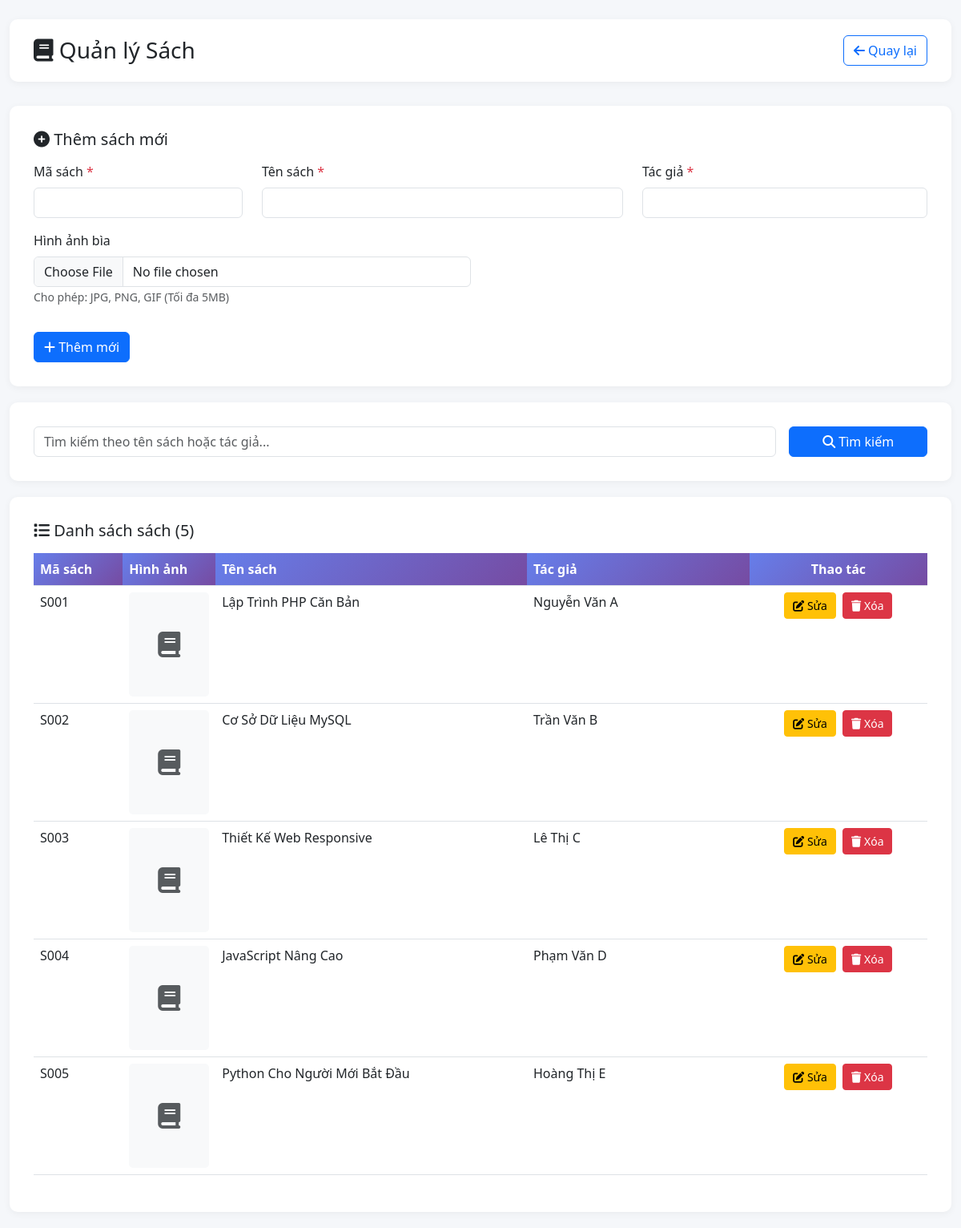
The page /quan_ly_sach.php (signed in) on the database its author committed.
### tables this page shows
CREATE TABLE Sach (
    MaSach VARCHAR(10) PRIMARY KEY,
    TenSach VARCHAR(200) NOT NULL,
    TacGia VARCHAR(100) NOT NULL,
    HinhAnh VARCHAR(255)
);

### quan_ly_sach.php (the view, shortened to what this page needs)
<?php
require_once 'db_config.php';
$editBook = null;
$search = isset($_GET['search']) ? escape($conn, $_GET['search']) : '';
$sql = "SELECT * FROM Sach";
$sql .= " ORDER BY MaSach";
$sachList = $conn->query($sql);
?>
<!DOCTYPE html>
<html lang="vi">
<head>
    <link href="https://cdn.jsdelivr.net/npm/bootstrap@5.3.0/dist/css/bootstrap.min.css" rel="stylesheet">
    <link href="https://cdnjs.cloudflare.com/ajax/libs/font-awesome/6.4.0/css/all.min.css" rel="stylesheet">
</head>
<body>
    <div class="container-fluid mt-4">
        <div class="header-bar">
            <div class="row align-items-center">
                <div class="col">
                    <h3 class="mb-0"><i class="fas fa-book"></i> Quản lý Sách</h3>
                </div>
                <div class="col-auto">
                    <a href="admin_dashboard.php" class="btn btn-outline-primary">
                        <i class="fas fa-arrow-left"></i> Quay lại
                    </a>
                </div>
            </div>
        </div>
        <div class="content-card">
            <h5 class="mb-3">
                <i class="fas <?php echo $editBook ? 'fa-edit' : 'fa-plus-circle'; ?>"></i>
                <?php echo $editBook ? 'Sửa thông tin sách' : 'Thêm sách mới'; ?>
            </h5>
            <form method="POST" enctype="multipart/form-data">
                <div class="row">
                    <div class="col-md-3">
                        <div class="mb-3">
                            <label class="form-label">Mã sách <span class="text-danger">*</span></label>
                            <input type="text" class="form-control" name="maSach"
                                   value="<?php echo $editBook ? htmlspecialchars($editBook['MaSach']) : ''; ?>"
                                   required <?php echo $editBook ? '' : ''; ?>>
                        </div>
                    </div>
                    <div class="col-md-5">
                        <div class="mb-3">
                            <label class="form-label">Tên sách <span class="text-danger">*</span></label>
                            <input type="text" class="form-control" name="tenSach"
                                   value="<?php echo $editBook ? htmlspecialchars($editBook['TenSach']) : ''; ?>" required>
                        </div>
                    </div>
                    <div class="col-md-4">
                        <div class="mb-3">
                            <label class="form-label">Tác giả <span class="text-danger">*</span></label>
                            <input type="text" class="form-control" name="tacGia"
                                   value="<?php echo $editBook ? htmlspecialchars($editBook['TacGia']) : ''; ?>" required>
                        </div>
                    </div>
                </div>
                <div class="row">
                    <div class="col-md-6">
                        <div class="mb-3">
                            <label class="form-label">Hình ảnh bìa</label>
                            <input type="file" class="form-control" name="hinhAnh" accept="image/*">
                            <small class="text-muted">Cho phép: JPG, PNG, GIF (Tối đa 5MB)</small>
                        </div>
                    </div>
                </div>
                <div class="mt-3">
                    <button type="submit" class="btn btn-primary">
                        <i class="fas <?php echo $editBook ? 'fa-save' : 'fa-plus'; ?>"></i>
                        <?php echo $editBook ? 'Cập nhật' : 'Thêm mới'; ?>
                    </button>
                </div>
            </form>
        </div>
        <div class="content-card">
            <form method="GET" class="row g-3">
                <div class="col-md-10">
                    <input type="text" class="form-control" name="search"
                           placeholder="Tìm kiếm theo tên sách hoặc tác giả..."
                           value="<?php echo htmlspecialchars($search); ?>">
                </div>
                <div class="col-md-2">
                    <button type="submit" class="btn btn-primary w-100">
                        <i class="fas fa-search"></i> Tìm kiếm
                    </button>
                </div>
            </form>
        </div>
        <div class="content-card">
            <h5 class="mb-3"><i class="fas fa-list"></i> Danh sách sách (<?php echo $sachList->num_rows; ?>)</h5>
            <div class="table-responsive">
                <table class="table table-hover">
                    <thead>
                        <tr>
                            <th style="width: 10%">Mã sách</th>
                            <th style="width: 10%">Hình ảnh</th>
                            <th style="width: 35%">Tên sách</th>
                            <th style="width: 25%">Tác giả</th>
                            <th style="width: 20%" class="text-center">Thao tác</th>
                        </tr>
                    </thead>
                    <tbody>
                        <?php if ($sachList->num_rows > 0): ?>
                            <?php while ($sach = $sachList->fetch_assoc()): ?>
                                <tr>
                                    <td><?php echo htmlspecialchars($sach['MaSach']); ?></td>
                                    <td>
                                        <?php if ($sach['HinhAnh'] && file_exists($sach['HinhAnh'])): ?>
                                            <img src="<?php echo htmlspecialchars($sach['HinhAnh']); ?>"
                                                 class="book-image-preview" alt="<?php echo htmlspecialchars($sach['TenSach']); ?>">
                                        <?php else: ?>
                                            <div class="book-image-preview bg-light d-flex align-items-center justify-content-center">
                                                <i class="fas fa-book fa-2x text-muted"></i>
                                            </div>
                                        <?php endif; ?>
                                    </td>
                                    <td><?php echo htmlspecialchars($sach['TenSach']); ?></td>
                                    <td><?php echo htmlspecialchars($sach['TacGia']); ?></td>
                                    <td class="text-center">
                                        <a href="?edit=<?php echo urlencode($sach['MaSach']); ?>"
                                           class="btn btn-warning btn-sm action-btn">
                                            <i class="fas fa-edit"></i> Sửa
                                        </a>
                                        <a href="?delete=<?php echo urlencode($sach['MaSach']); ?>"
                                           class="btn btn-danger btn-sm action-btn"
                                           onclick="return confirm('Bạn có chắc muốn xóa sách này?')">
                                            <i class="fas fa-trash"></i> Xóa
                                        </a>
                                    </td>
                                </tr>
                            <?php endwhile; ?>
                        <?php endif; ?>
                    </tbody>
                </table>
            </div>
        </div>
    </div>
</body>
</html>

### quan_ly_sach.php (style rules this page uses)
body { background: #f5f7fa; }
.header-bar { background: white; padding: 20px 30px; border-radius: 10px; box-shadow: 0 2px 10px rgba(0,0,0,0.05); margin-bottom: 30px; }
.content-card { background: white; padding: 30px; border-radius: 10px; box-shadow: 0 2px 10px rgba(0,0,0,0.05); margin-bottom: 20px; }
.book-image-preview { width: 100px; height: 130px; object-fit: cover; border-radius: 5px; }
.action-btn { padding: 5px 10px; margin: 0 2px; }
.table th { background: linear-gradient(135deg, #667eea 0%, #764ba2 100%); color: white; }

### rows shown on the page
sach: MaSach "S001", TenSach "Lập Trình PHP Căn Bản", TacGia "Nguyễn Văn A"
sach: MaSach "S002", TenSach "Cơ Sở Dữ Liệu MySQL", TacGia "Trần Văn B"
sach: MaSach "S003", TenSach "Thiết Kế Web Responsive", TacGia "Lê Thị C"
sach: MaSach "S004", TenSach "JavaScript Nâng Cao", TacGia "Phạm Văn D"
sach: MaSach "S005", TenSach "Python Cho Người Mới Bắt Đầu", TacGia "Hoàng Thị E"

### other values the page prints
$sachList->num_rows "5"
